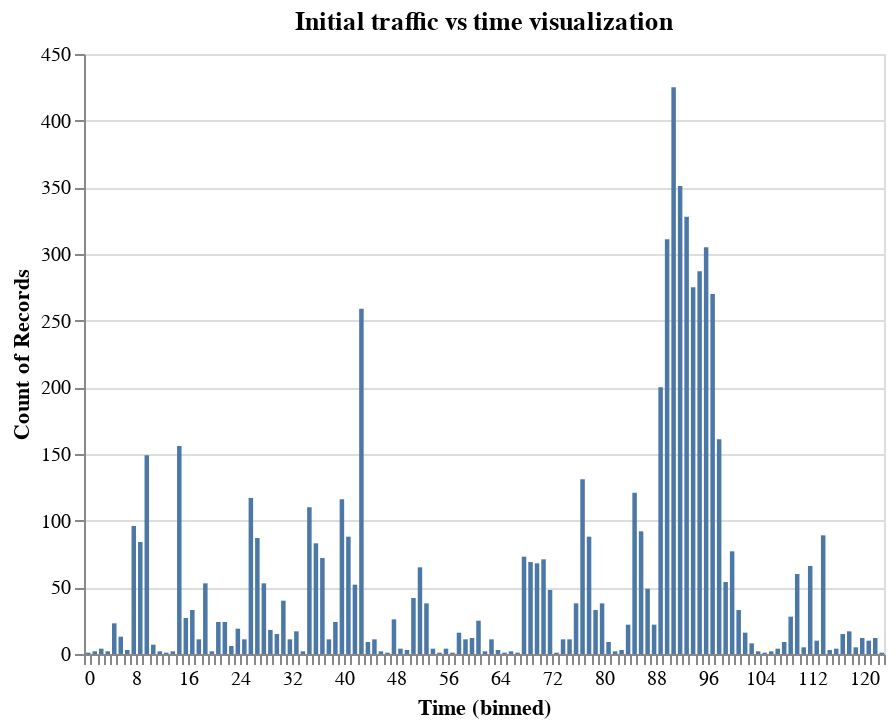

The notebook cell saved with this chart:
### Code cell
alt_traffic(packet_df)

### Figure 1 — Vega-Lite specification as saved in the notebook (floating-point values rounded to 4 significant figures; data arrays with more than 128 entries replaced by an {"elided": "..."} marker saying what was removed)
{"config": {"view": {"continuousWidth": 400, "continuousHeight": 300}}, "data": {"name": "data-8ef2e20bd1dcf97ad49cf5a00f4dbe9d"}, "mark": "bar", "encoding": {"x": {"type": "quantitative", "bin": {"maxbins": 122.8}, "field": "Time"}, "y": {"type": "quantitative", "aggregate": "count"}}, "title": "Initial traffic vs time visualization", "$schema": "https://vega.github.io/schema/vega-lite/v4.8.1.json", "datasets": {"data-8ef2e20bd1dcf97ad49cf5a00f4dbe9d": {"elided": "6681 records"}}}
